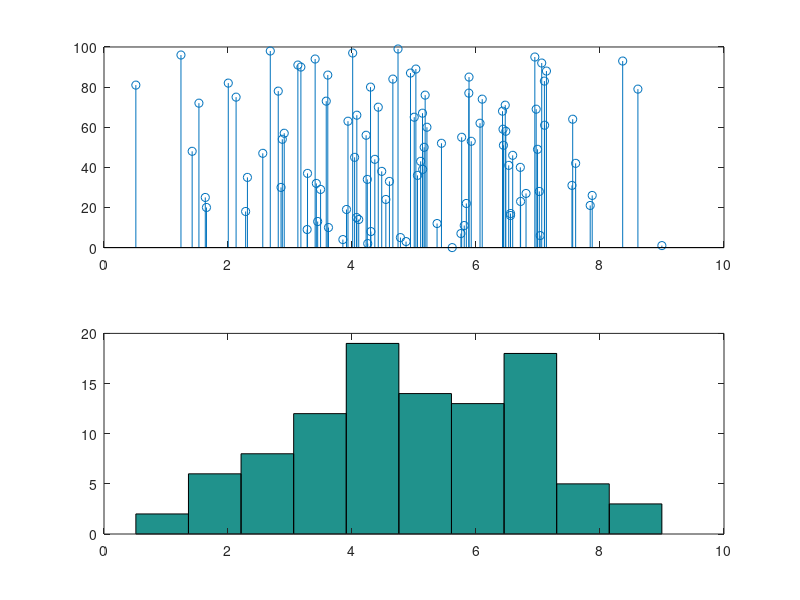

The MATLAB script that drew this image:
%DSP Lab Task 1
%VARIOUS TYPES OF SIGNALS AND THEIR GRAPHS

n=-10:20;
delta_n = [zeros(1,10) 1 zeros(1,20)];stem(n,delta_n);
xlabel('time samples')
ylabel('amplitude')
title('impulse signal')
% limit of x and y axis
axis([-5 5 0 1])
%unit impulse
delta_n=[n==0];
%unit step
delta_n=[n>=0];
stem(n,delta_n);

% REAL exponential signals
n=0:20;
x = 2*(1.2.^n);
stem(n,x);
plot(n,x);

% COMPLEX exponential signals
n=0:40;
K = (-1/12)+(pi/12)*i;
x = 2*(exp(K*n));
subplot(2,1,1)
xlabel('time samples')
ylabel('amplitude')
title('real part of the signal')
stem(n,real(x));
subplot(2,1,2)
xlabel('time samples')
ylabel('amplitude')
title('imaginary part of the signal')
stem(n,imag(x));
axis([0 10 -15 15]);

%Sinusiodal signal
n=0:99;
k=2;
x = k*sin(2*pi*0.01*n);
stem(n,x)

%Sinusiodal signal
n=0:99;
k=2;
subplot(2,1,1)
x = k*sin(2*pi*0.01*n+pi/2);
stem(n,x)
subplot(2,1,2)
x = k*cos(2*pi*0.01*n);
stem(n,x)

%Randomly distributed.
n=0:99
x_n = 4*(rand(1,length(n))-0.5)
subplot(2,1,1)
stem(n,x_n)
subplot(2,1,2)
hist(x_n)

%Normally distributed
n=0:99;
mean=5;
variance=3;
x_n=(sqrt(variance)*randn(1,length(n)))+mean
subplot(2,1,1)
stem(x_n,n);
subplot(2,1,2)
hist(x_n)
